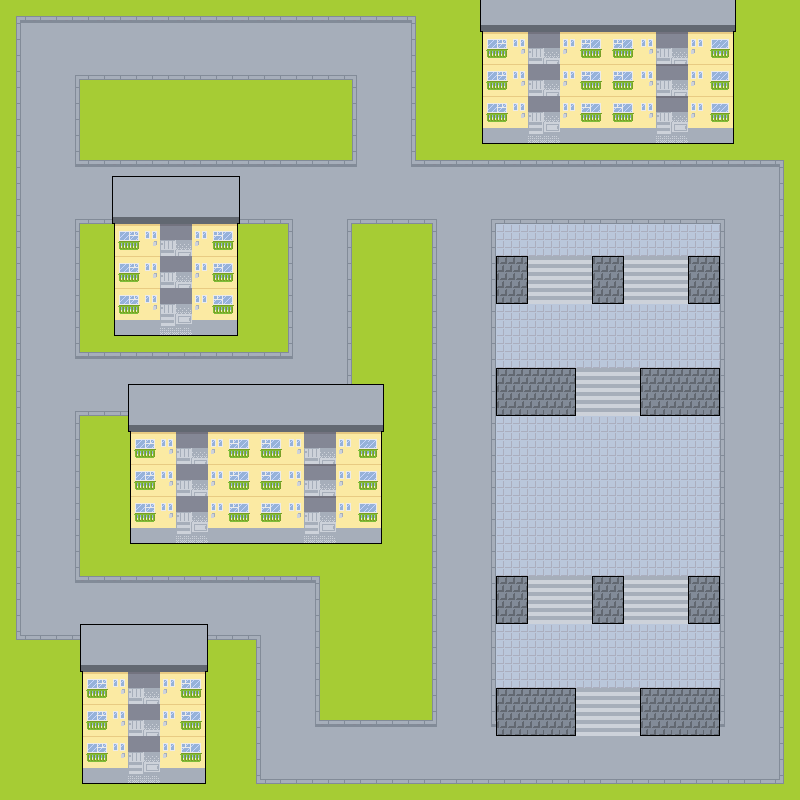

A 2D game scene composited from a Tiled map and its tileset images. What follows is a short description and the map's XML, with each tile layer's data collapsed to a summary:
An orthogonal 50x50 tile map with 16x16 px tiles, 3 tile layers (ground, block, pass).

<map version="1.8" tiledversion="1.8.5" orientation="orthogonal" renderorder="right-down" width="50" height="50" tilewidth="16" tileheight="16" infinite="0" nextlayerid="4" nextobjectid="1">
 <tileset firstgid="1" source="mapchip.tsx" />
 <layer id="1" name="ground" width="50" height="50">
  <data>[2500 cells, 2500 non-empty, 16 distinct tile ids]</data>
 </layer>
 <layer id="2" name="block" width="50" height="50">
  <data>[2500 cells, 432 non-empty, 52 distinct tile ids]</data>
 </layer>
 <layer id="3" name="pass" width="50" height="50">
  <data>[2500 cells, 128 non-empty, 9 distinct tile ids]</data>
 </layer>
</map>